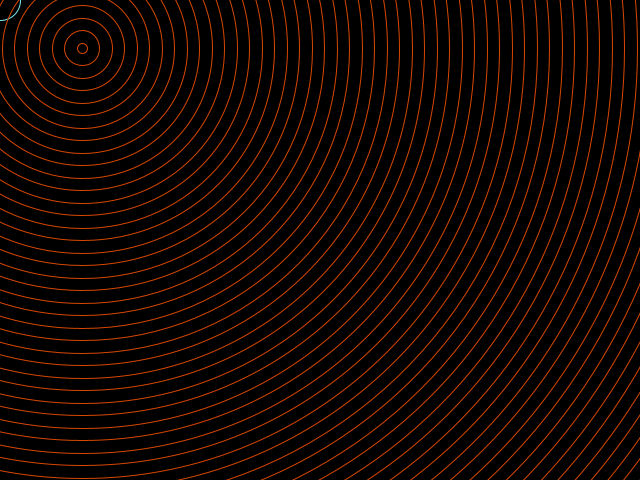
Frame 1 (no input)
Frame 60 (the mouse pressed at the canvas centre just before this capture): identical to frame 1, image omitted
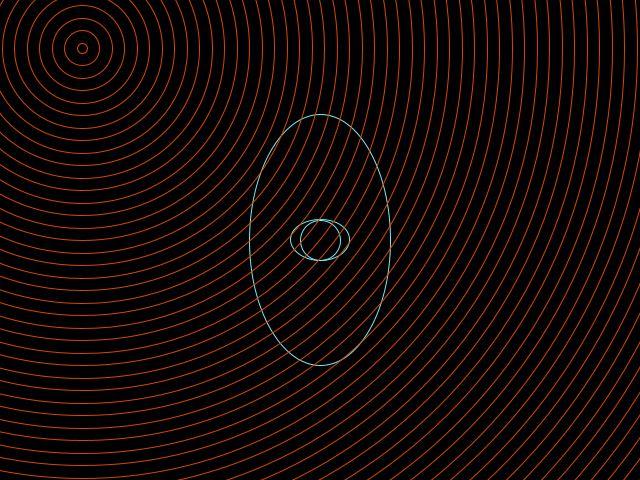
Frame 120 (the mouse held since frame 60 and released just before this capture)

The Processing sketch that drew these frames (run headless with seeded random() and noise(); from frame 60 on, the mouse is pressed at the canvas centre):

// Processing sketch: processing_55468
// ── processing_55468.pde

float y = 0.1;
float x = 15;
float x2 = 15;
float x3 = 15;
float y2 = 0.1;
float posX = 320; 
float posY = 240; 


void setup(){ 
  size(640, 480); 
  ellipseMode(CENTER); 
  background(0); 
  smooth();
} 

void draw(){ 
  background(0);
  noFill();
  
    noFill();
  strokeWeight(1);
  x += 20;
  x2 += 20;
  x3 += 4;
  y2+=-4;
  
  stroke(#78EBF4);
  ellipse(mouseX,mouseY, 40, 40); 
 
  stroke(#78EBF4,y);
  ellipse(pmouseX, pmouseY, x, x);
     
  ellipse(pmouseX, pmouseY, x2, x2);
    
  ellipse(pmouseX, pmouseY, x3, x);

if (mousePressed) {
      float x = dist (width/8,height/8,mouseX,mouseY);
      stroke(#78EBF4);
      ellipse(mouseX,mouseY,random(x),random(x));
    }

if (mousePressed) {
      float x = dist (width/4,height/4,mouseX,mouseY);
      stroke(#78EBF4);
      ellipse(mouseX,mouseY,random(x),random(x));
    }

for (int c=10; c<1500; c+=25) {
  fill(000000,0);
  stroke(#D74700,c*250);
  ellipse(82,48,c,c);
}


}

void mouseMoved(){
  y=random(15,250);
 
  x = 2;
  x2 = 2;
  x3 = 2;
  
}
